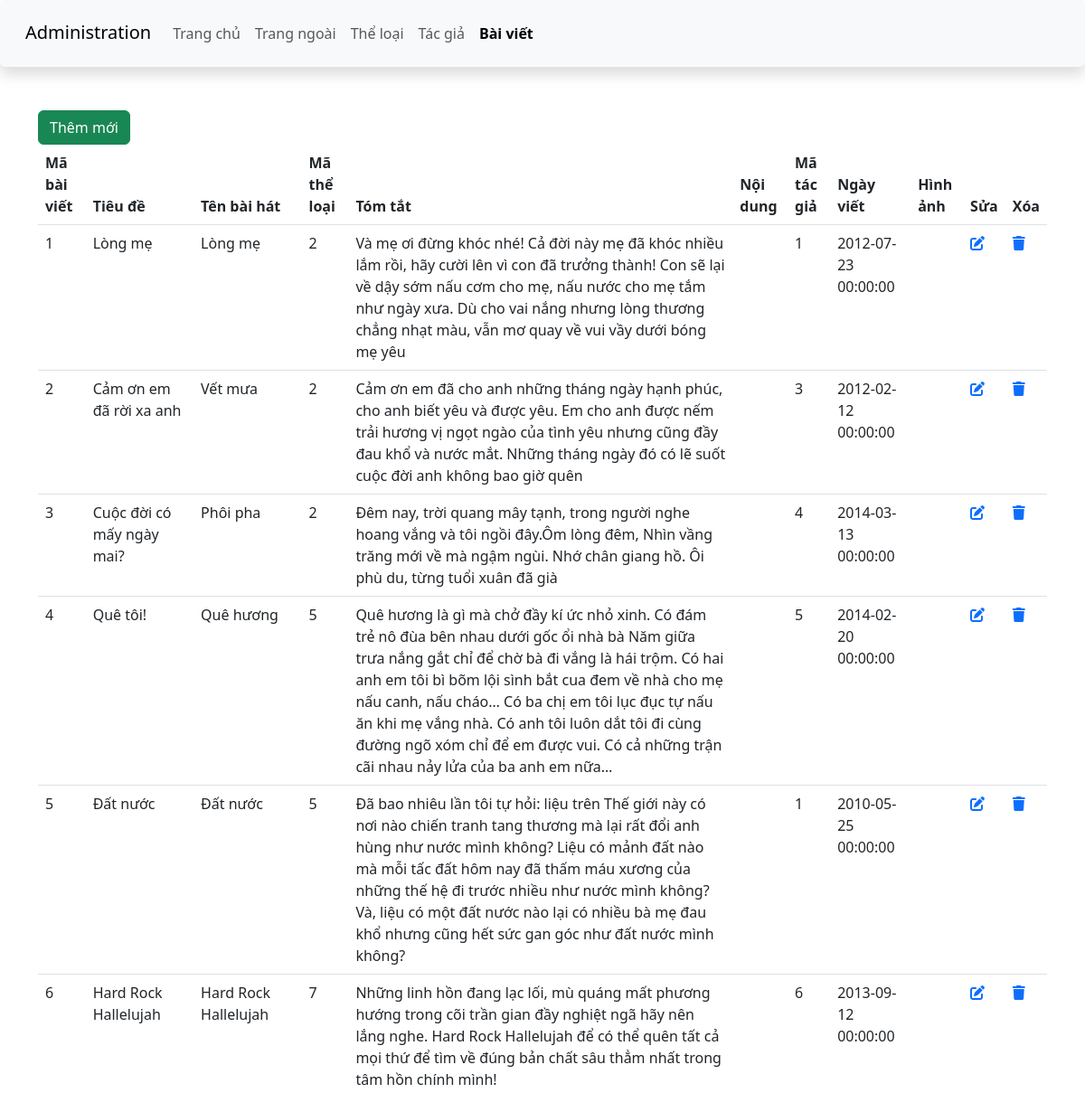
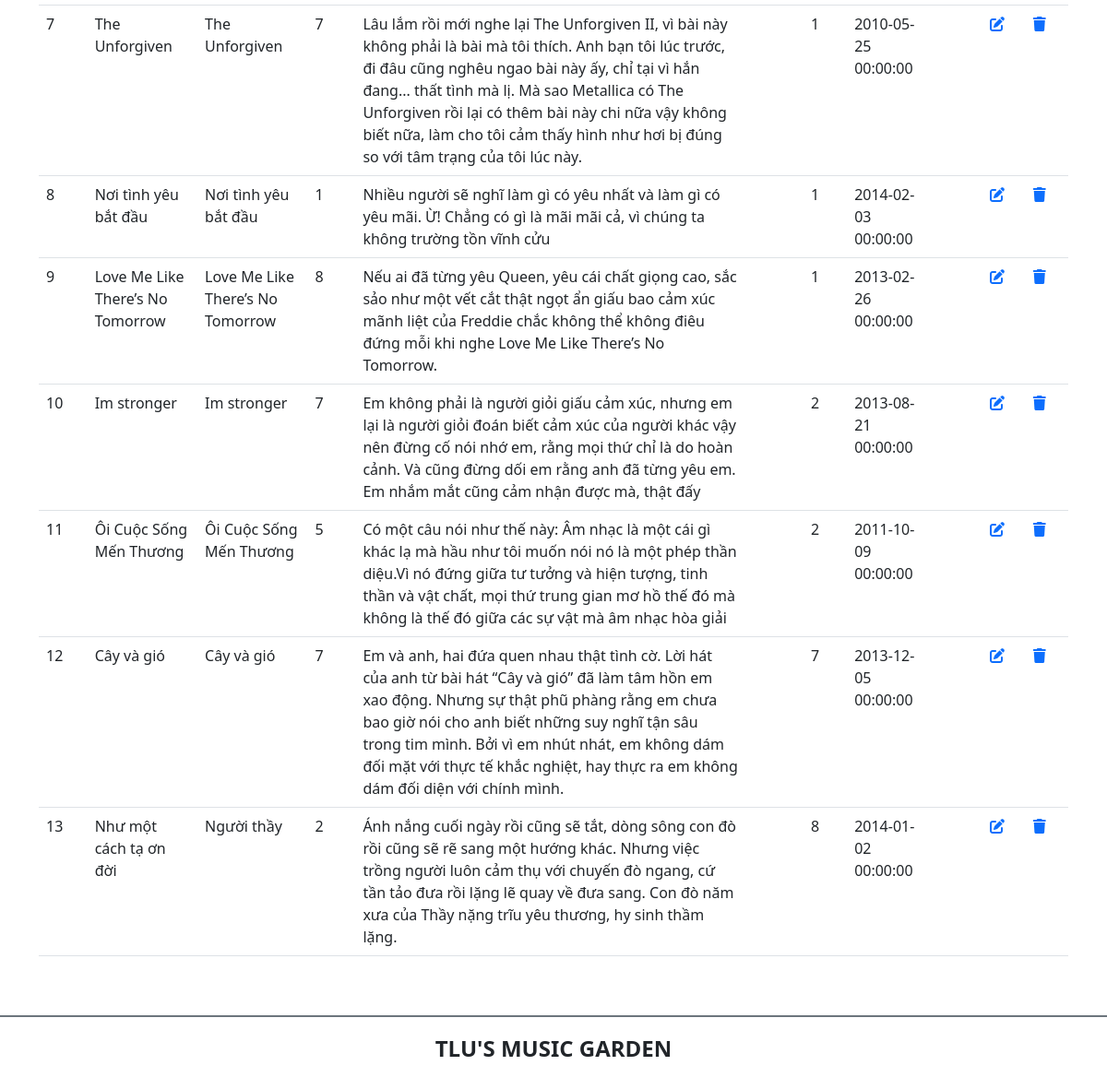
/views/admin/article.php, run on the app's committed database (2 pictures, top to bottom).
### tables this page shows
create table baiviet(
	ma_bviet int primary key not null AUTO_INCREMENT,
	tieude varchar(200),
	ten_bhat varchar(100),
	ma_tloai int,
	foreign key (ma_tloai) references theloai(ma_tloai),
	tomtat text,
	noidung text,
	ma_tgia int,
	foreign key (ma_tgia) references tacgia(ma_tgia),
	ngayviet datetime,
	hinhanh varchar(200)
);

### views/admin/article.php (the view, shortened to what this page needs)
<!DOCTYPE html>
<html lang="en">
<head>
    <link href="https://cdn.jsdelivr.net/npm/bootstrap@5.3.0-alpha1/dist/css/bootstrap.min.css" rel="stylesheet">
    <link rel="stylesheet" href="https://cdnjs.cloudflare.com/ajax/libs/font-awesome/6.3.0/css/all.min.css" />
    <link rel="stylesheet" href="css/style_login.css">
</head>
<body>
    <header>
        <nav class="navbar navbar-expand-lg bg-body-tertiary shadow p-3 bg-white rounded">
            <div class="container-fluid">
                <div class="h3">
                    <a class="navbar-brand" href="#">Administration</a>
                </div>
                <div class="collapse navbar-collapse" id="navbarSupportedContent">
                <ul class="navbar-nav me-auto mb-2 mb-lg-0">
                    <li class="nav-item">
                        <a class="nav-link" aria-current="page" href="./">Trang chủ</a>
                    </li>
                    <li class="nav-item">
                        <a class="nav-link" href="../index.php">Trang ngoài</a>
                    </li>
                    <li class="nav-item">
                        <a class="nav-link " href="category.php">Thể loại</a>
                    </li>
                    <li class="nav-item">
                        <a class="nav-link" href="author.php">Tác giả</a>
                    </li>
                    <li class="nav-item">
                        <a class="nav-link active fw-bold" href="article.php">Bài viết</a>
                    </li>
                </ul>
                </div>
            </div>
        </nav>
    </header>
    <main class="container mt-5 mb-5">
        <div class="row">
            <div class="col-sm">
                <a href="add_article.php" class="btn btn-success">Thêm mới</a>
                <table class="table">
                    <thead>
                        <tr>
                            <th scope="col">Mã bài viết</th>
                            <th scope="col">Tiêu đề</th>
                            <th scope="col">Tên bài hát</th>
                            <th scope="col">Mã thể loại</th>
                            <th scope="col">Tóm tắt</th>
                            <th scope="col">Nội dung</th>
                            <th scope="col">Mã tác giả</th>
                            <th scope="col">Ngày viết</th>
                            <th scope="col">Hình ảnh</th>
                            <th>Sửa</th>
                            <th>Xóa</th>
                        </tr>
                    </thead>
                    <tbody>
                        <?php
                            include '../../config/DBconn.php';
                            $sql = "SELECT * FROM baiviet";
                            $result = $conn->query($sql);
                            if ($result->num_rows > 0) {
                                while($row = $result->fetch_assoc()) {
                                    echo "<tr>";
                                    echo "<td>" . $row['ma_bviet'] . "</td>";
                                    echo "<td>" . $row['tieude'] . "</td>";
                                    echo "<td>" . $row['ten_bhat'] . "</td>";
                                    echo "<td>" . $row['ma_tloai'] . "</td>";
                                    echo "<td>" . $row['tomtat'] . "</td>";
                                    echo "<td>" . $row['noidung'] . "</td>";
                                    echo "<td>" . $row['ma_tgia'] . "</td>";
                                    echo "<td>" . $row['ngayviet'] . "</td>";
                                    echo "<td>" . $row['hinhanh'] . "</td>";
                                    echo "<td>";
                                    echo "<a href='edit_article.php?id=".$row['ma_bviet']."'><i class='fa-solid fa-pen-to-square'></i></a>";
                                    echo "</td>";
                                    echo "<td>";
                                    echo "<a href='../../controllers/controller_del_article.php?id=".$row['ma_bviet']."'><i class='fa-solid fa-trash'></i></a>";
                                    echo "</td>";
                                    echo "</tr>";
                                }
                            }
                            else {
                                echo "Không có thể loại nào.";
                            }
                        ?>
                    </tbody>
                </table>
            </div>
        </div>
    </main>
    <footer class="bg-white d-flex justify-content-center align-items-center border-top border-secondary  border-2" style="height:80px">
        <h4 class="text-center text-uppercase fw-bold">TLU's music garden</h4>
    </footer>
</body>
</html>

### data on the page
baiviet: ma_bviet "1", tieude "Lòng mẹ", ten_bhat "Lòng mẹ", ma_tloai "2", tomtat "Và mẹ ơi đừng khóc nhé! Cả đời này mẹ đã khóc nhiều lắm rồi, hãy cười lên vì con đã trưởng thành! Con sẽ lại về dậy sớm nấu cơm cho mẹ, nấu nước cho mẹ tắm như ngày xưa. Dù cho vai nắng nhưng lòng thương chẳng nhạt màu, vẫn mơ quay về vui vầy dưới bóng mẹ yêu", ma_tgia "1", ngayviet "2012-07-23 00:00:00"
baiviet: ma_bviet "2", tieude "Cảm ơn em đã rời xa anh", ten_bhat "Vết mưa", ma_tloai "2", tomtat "Cảm ơn em đã cho anh những tháng ngày hạnh phúc, cho anh biết yêu và được yêu. Em cho anh được nếm trải hương vị ngọt ngào của tình yêu nhưng cũng đầy đau khổ và nước mắt. Những tháng ngày đó có lẽ suốt cuộc đời anh không bao giờ quên", ma_tgia "3", ngayviet "2012-02-12 00:00:00"
baiviet: ma_bviet "3", tieude "Cuộc đời có mấy ngày mai?", ten_bhat "Phôi pha", ma_tloai "2", tomtat "Đêm nay, trời quang mây tạnh, trong người nghe hoang vắng và tôi ngồi đây.Ôm lòng đêm, Nhìn vầng trăng mới về mà ngậm ngùi. Nhớ chân giang hồ. Ôi phù du, từng tuổi xuân đã già", ma_tgia "4", ngayviet "2014-03-13 00:00:00"
baiviet: ma_bviet "4", tieude "Quê tôi!", ten_bhat "Quê hương", ma_tloai "5", tomtat "Quê hương là gì mà chở đầy kí ức nhỏ xinh. Có đám trẻ nô đùa bên nhau dưới gốc ổi nhà bà Năm giữa trưa nắng gắt chỉ để chờ bà đi vắng là hái trộm. Có hai anh em tôi bì bõm lội sình bắt cua đem về nhà cho mẹ nấu canh, nấu cháo… Có ba chị em tôi lục đục tự nấu ăn khi mẹ vắng nhà. Có anh tôi luôn dắt tôi đi cùng đường ngõ xóm chỉ để em được vui. Có cả những trận cãi nhau nảy lửa của ba anh em nữa…", ma_tgia "5", ngayviet "2014-02-20 00:00:00"
baiviet: ma_bviet "5", tieude "Đất nước", ten_bhat "Đất nước", ma_tloai "5", tomtat "Đã bao nhiêu lần tôi tự hỏi: liệu trên Thế giới này có nơi nào chiến tranh tang thương mà lại rất đổi anh hùng như nước mình không? Liệu có mảnh đất nào mà mỗi tấc đất hôm nay đã thấm máu xương của những thế hệ đi trước nhiều như nước mình không? Và, liệu có một đất nước nào lại có nhiều bà mẹ đau khổ nhưng cũng hết sức gan góc như đất nước mình không?", ma_tgia "1", ngayviet "2010-05-25 00:00:00"
baiviet: ma_bviet "6", tieude "Hard Rock Hallelujah", ten_bhat "Hard Rock Hallelujah", ma_tloai "7", tomtat "Những linh hồn đang lạc lối, mù quáng mất phương hướng trong cõi trần gian đầy nghiệt ngã hãy nên lắng nghe. Hard Rock Hallelujah để có thể quên tất cả mọi thứ để tìm về đúng bản chất sâu thẳm nhất trong tâm hồn chính mình!", ma_tgia "6", ngayviet "2013-09-12 00:00:00"
baiviet: ma_bviet "7", tieude "The Unforgiven", ten_bhat "The Unforgiven", ma_tloai "7", tomtat "Lâu lắm rồi mới nghe lại The Unforgiven II, vì bài này không phải là bài mà tôi thích. Anh bạn tôi lúc trước, đi đâu cũng nghêu ngao bài này ấy, chỉ tại vì hắn đang... thất tình mà lị. Mà sao Metallica có The Unforgiven rồi lại có thêm bài này chi nữa vậy không biết nữa, làm cho tôi cảm thấy hình như hơi bị đúng so với tâm trạng của tôi lúc này.", ma_tgia "1", ngayviet "2010-05-25 00:00:00"
baiviet: ma_bviet "8", tieude "Nơi tình yêu bắt đầu", ten_bhat "Nơi tình yêu bắt đầu", ma_tloai "1", tomtat "Nhiều người sẽ nghĩ làm gì có yêu nhất và làm gì có yêu mãi. Ừ! Chẳng có gì là mãi mãi cả, vì chúng ta không trường tồn vĩnh cửu", ma_tgia "1", ngayviet "2014-02-03 00:00:00"
baiviet: ma_bviet "9", tieude "Love Me Like There’s No Tomorrow", ten_bhat "Love Me Like There’s No Tomorrow", ma_tloai "8", tomtat "Nếu ai đã từng yêu Queen, yêu cái chất giọng cao, sắc sảo như một vết cắt thật ngọt ẩn giấu bao cảm xúc mãnh liệt của Freddie chắc không thể không điêu đứng mỗi khi nghe Love Me Like There’s No Tomorrow.", ma_tgia "1", ngayviet "2013-02-26 00:00:00"
baiviet: ma_bviet "10", tieude "Im stronger", ten_bhat "Im stronger", ma_tloai "7", tomtat "Em không phải là người giỏi giấu cảm xúc, nhưng em lại là người giỏi đoán biết cảm xúc của người khác vậy nên đừng cố nói nhớ em, rằng mọi thứ chỉ là do hoàn cảnh. Và cũng đừng dối em rằng anh đã từng yêu em. Em nhắm mắt cũng cảm nhận được mà, thật đấy", ma_tgia "2", ngayviet "2013-08-21 00:00:00"
baiviet: ma_bviet "11", tieude "Ôi Cuộc Sống Mến Thương", ten_bhat "Ôi Cuộc Sống Mến Thương", ma_tloai "5", tomtat "Có một câu nói như thế này: Âm nhạc là một cái gì khác lạ mà hầu như tôi muốn nói nó là một phép thần diệu.Vì nó đứng giữa tư tưởng và hiện tượng, tinh thần và vật chất, mọi thứ trung gian mơ hồ thế đó mà không là thế đó giữa các sự vật mà âm nhạc hòa giải", ma_tgia "2", ngayviet "2011-10-09 00:00:00"
baiviet: ma_bviet "12", tieude "Cây và gió", ten_bhat "Cây và gió", ma_tloai "7", tomtat "Em và anh, hai đứa quen nhau thật tình cờ. Lời hát của anh từ bài hát “Cây và gió” đã làm tâm hồn em xao động. Nhưng sự thật phũ phàng rằng em chưa bao giờ nói cho anh biết những suy nghĩ tận sâu trong tim mình. Bởi vì em nhút nhát, em không dám đối mặt với thực tế khắc nghiệt, hay thực ra em không dám đối diện với chính mình.", ma_tgia "7", ngayviet "2013-12-05 00:00:00"
baiviet: ma_bviet "13", tieude "Như một cách tạ ơn đời", ten_bhat "Người thầy", ma_tloai "2", tomtat "Ánh nắng cuối ngày rồi cũng sẽ tắt, dòng sông con đò rồi cũng sẽ rẽ sang một hướng khác. Nhưng việc trồng người luôn cảm thụ với chuyến đò ngang, cứ tần tảo đưa rồi lặng lẽ quay về đưa sang. Con đò năm xưa của Thầy nặng trĩu yêu thương, hy sinh thầm lặng.", ma_tgia "8", ngayviet "2014-01-02 00:00:00"
